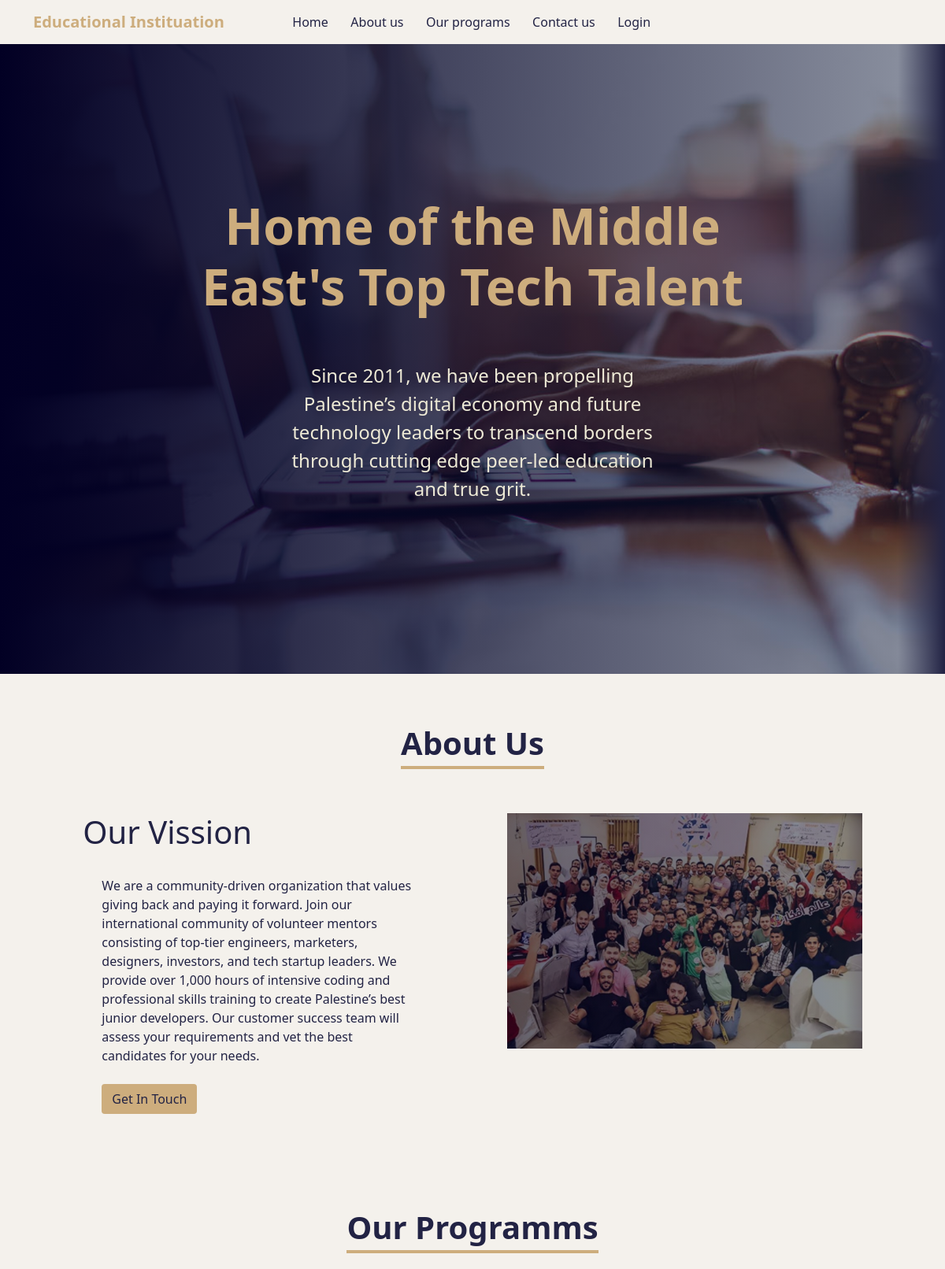
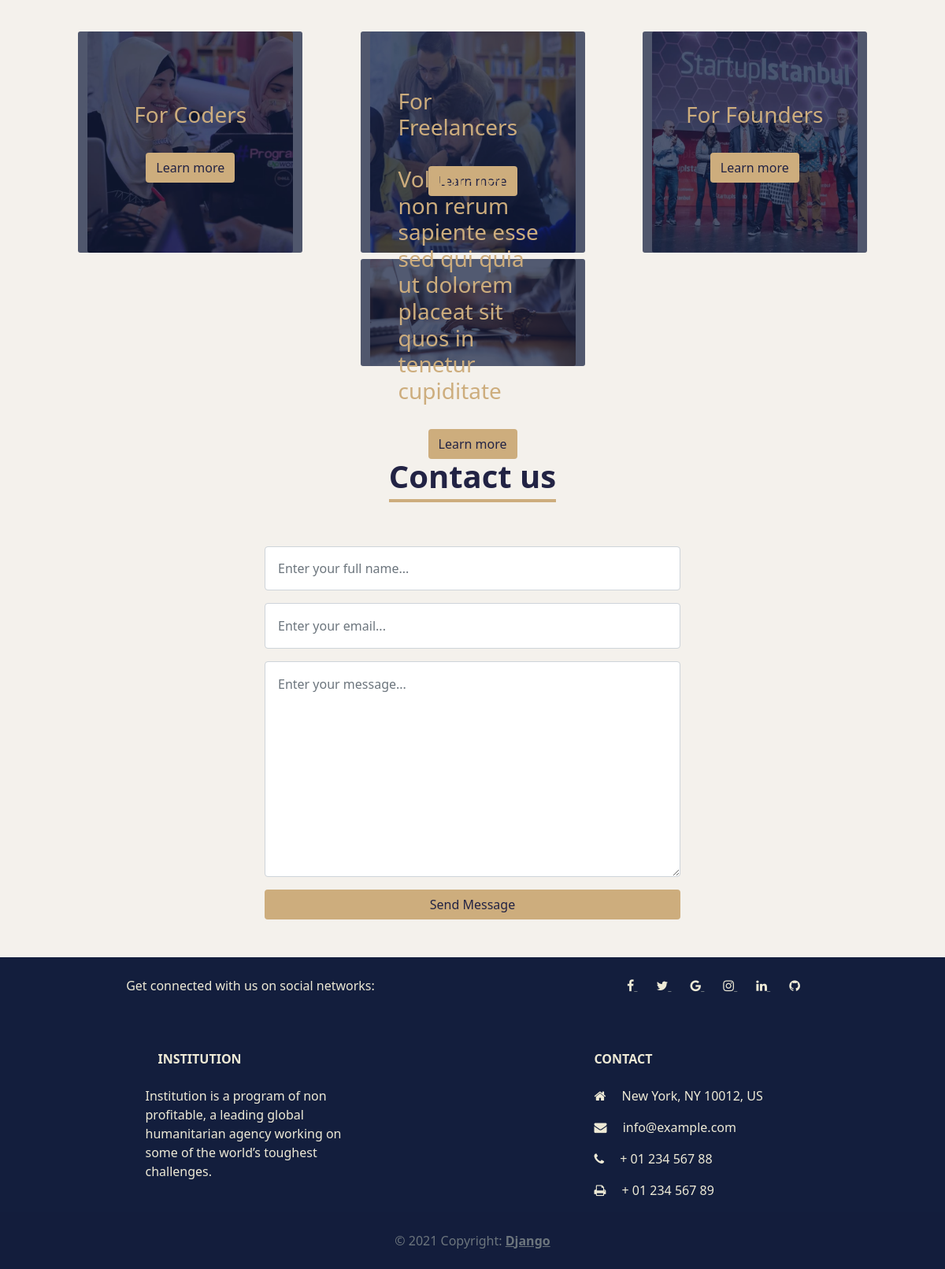
The page / on the database its author committed (2 pictures, top to bottom).
### landingPage/models.py (models this page shows, shortened)
class SingletonModel(models.Model):
    def save(self, *args,**kwargs):
        self.pk=1
        super().save(*args,**kwargs)

class Instituation (SingletonModel):
    name = models.CharField(max_length=100)
    home_title = models.CharField(max_length=100)
    home_description = models.CharField(max_length=300)
    mission = models.CharField(max_length=300)
    about_us = models.CharField(max_length=500)

class Programms(models.Model):
    title = models.CharField(max_length=100)
    description = models.CharField(max_length=500)
    image = models.ImageField(upload_to="media", blank=True)
    def get_photo_url(self):
        if self.image and hasattr(self.image, 'url'):
            return self.image.url
        else:
            return "/static/images/backg1.jpg"

### landingPage/views.py (the view)
# urls.py: path("", views.index, name="index"),
def index(request):
    form = ContactMessagesForm(request.POST or None)
    if request.method == "POST":
        if form.is_valid():
            message = form.save(commit=False)
            message.save()
            return redirect("index")
    inst = Instituation.objects.get(pk=1)
    all_programs = Programms.objects.all()
    return render(request, "landingPage/index.html" , {"instituation": inst, "programs": all_programs, "form": form,})

### landingPage/forms.py
class ContactMessagesForm(forms.ModelForm):
    full_name = forms.CharField(
        required=True,
        widget=forms.widgets.TextInput(
        attrs={
        "placeholder": "Enter your full name...",
        "class": "  form-control mb-1 p-3",
        "style":" height:100%"
        }
        ),
        label="",
         max_length=500
    )
    email = forms.EmailField(
        required=True,
        widget=forms.widgets.TextInput(
        attrs={
        "placeholder": "Enter your email...",
        "class": "form-control mb-1 p-3",
        }
        ),
        label="",
         max_length=500
    )
    message_content = forms.CharField(
        required=True,
        widget=forms.widgets.Textarea(
        attrs={
        "placeholder": "Enter your message...",
        "class": "form-control mb-1 p-3 ",
        }
        ),
        label="",
         max_length=500
    )
    class Meta:
        model = ContactMessages
        exclude = ("user", )

### landingPage/templates/landingPage/index.html (shortened to what this page needs)
{% extends 'basic.html' %}
{% load static %}
{% block body %}
<div class="hero" id="hero" >
    <div class="p-4 col-md-8 ">
        <div class="container py-3 ">
        <h1 class="display-3 fw-bold  hed-color text-center"> {{ instituation.home_title }}</h1><br><br>
        <p class="col-lg-8 fs-4  lead we-are text-center text-justify" style="margin: 0 auto;">{{ instituation.home_description }}</p>
        </div>
        <br>
    </div>
</div>
<section class="p-6 py-lg-3 section-bg" id="about-us">
    <div class="container">
        <div class="text-center p-5">
            <h3 class="dark-blue display-6 fw-bold border-bottom-head">About Us</h3>
        </div>
        <div class="row about-us-content justify-content-evenly">
            <div class="col-lg-5 ">
                <h4 class="dark-blue display-6 "> Our Vission</h4>
                <div class="vission">
                    <p class="dark-blue p-4 text-justify">{{ instituation.about_us }}
                        <br>
                        <br>
                        <a class="btn brown-bg btn-md dark-blue" href="#contact-us" role="button">Get In Touch</a>
                    </p>
                </div>
            </div>
            <div class="col-lg-5  ">
                <div class="mission">
                    <div class="about-us-image">
                        <img class="img-fluid" src="{% static 'images/about-us.jpg' %}" alt="" srcset="" width="100%">
                    </div>
                </div>
            </div>
        </div>
    </div>
</section>
<section class="p-6 py-lg-3 section-bg" id="our-program">
    <div class="container">
        <div class="text-center p-5">
            <h3 class="dark-blue display-6 fw-bold border-bottom-head">Our Programms</h3>
        </div>
            <div class="card-deck row justify-content-evenly">
                {% for program in programs %}
                  <div class="card  text-white col-lg-3 col-sm-7 section-bg m-1 " style="border: none; margin: 15px;">
                        <img class="card-img" src="{{program.get_photo_url }}" alt="Card image" height="100%" width="100%" style="height: 100%;">
                        <div class="card-img-overlay p-5 program-card-overlay" >
                            <h3 class="card-title text-large hed-color ">{{ program.title }}</h3>
                            <br>
                            <a class="btn brown-bg dark-blue" href="{% url 'programms-detail' program.id %}" role="button">Learn more</a>
                        </div>
                  </div>
                {% endfor %}
    </div>
</section>
<section class="p-5 section-bg" id="contact-us">
    <div class="container">
        <div class="text-center p-5">
            <h3 class="dark-blue display-6 fw-bold border-bottom-head">Contact us</h3>
        </div>
        <div class="row justify-content-center">
            <div class=" col-lg-6">
                <form method="post">
                    {{ form.as_p }}
                    <button class="btn  brown-bg dark-blue " type="submit" style="width: 100%;">Send Message</button>
                </form>
            </div>
        </div>
    </div>
</section>
{% endblock %}
{% block footer %}
<div class="col-md-3 col-lg-4 col-xl-3 mx-auto mb-4">
    <h6 class="text-uppercase fw-bold mb-4 we-are">
      {{ instituation.name }}
    </h6>
    <p class="we-are">
        {{ instituation.mission }}
    </p>
  </div>
{% endblock %}

### landingPage/static/landingPage/style.css (style rules this page uses)
.hed-color { color: #CDAD7D!important; }
.hero div { z-index: 1; }
.we-are { color: #EEEAD6!important; }
.dark-blue { color: #222344!important; }
.brown-bg { background-color: #CDAD7D !important; }
.hero { height: 100vh; background-repeat: none; background-size: cover; width: 100%; position: relative; display: flex; align-items: center; justify-content:center; }
.hero::after { content: ""; position: absolute; background: rgb(2,0,36); background: linear-gradient(90deg, rgba(2,0,36,1) 0%, rgba(19,30,61,0.5) 95%, rgba(34,35,68,1) 100%); top: 0; left: 0; height: 100%; width: 100%; }
.about-us-image img { width: 100%; }
.about-us-image { position: relative; }
.about-us-image::after { content: ""; position: absolute; background: rgb(2,0,36); background: linear-gradient(90deg, rgba(2, 0, 36, 0.607) 0%, rgba(19,30,61,0.5) 95%, rgba(34, 35, 68, 0.618) 100%); top: 0; left: 0; height: 100%; width: 100%; }
.section-bg { background-color: #F4F1EC!important; }
.program-card-overlay { background-color: #131e3db9!important; display: flex; flex-direction: column; align-items: center; justify-content: center; }
.border-bottom-head { border-bottom: 4px solid #CDAD7D; display: inline-block; padding-bottom:5px; }

### rows shown on the page
Instituation: home_title "Home of the Middle East's Top Tech Talent", home_description "Since 2011, we have been propelling Palestine’s digital economy and future technology leaders to transcend borders through cutting edge peer-led education and true grit.", about_us "We are a community-driven organization that values giving back and paying it forward. Join our international community of volunteer mentors consisting of top-tier engineers, marketers, designers, investors, and tech startup leaders. We provide over 1,000 hours of intensive coding and professional skills training to create Palestine’s best junior developers. Our customer success team will assess your requirements and vet the best candidates for your needs.", name "INSTITUTION", mission "Institution is a program of non profitable, a leading global humanitarian agency working on some of the world’s toughest challenges."
Programms: get_photo_url (picture), title "For Coders"
Programms: get_photo_url (picture), title "For Freelancers"
Programms: get_photo_url (picture), title "For Founders"
Programms: shows a picture, title "Voluptatem non rerum sapiente esse sed qui quia ut dolorem placeat sit quos in tenetur cupiditate"
